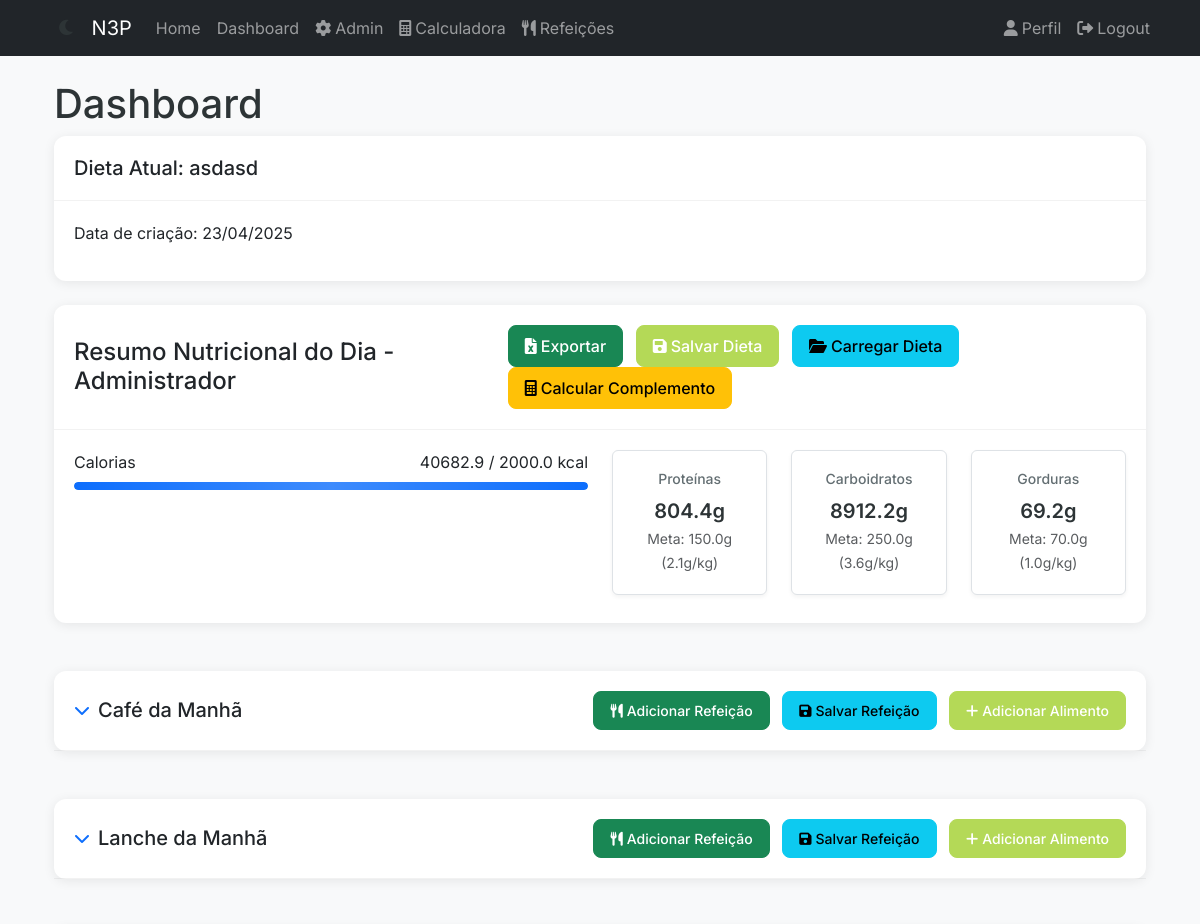
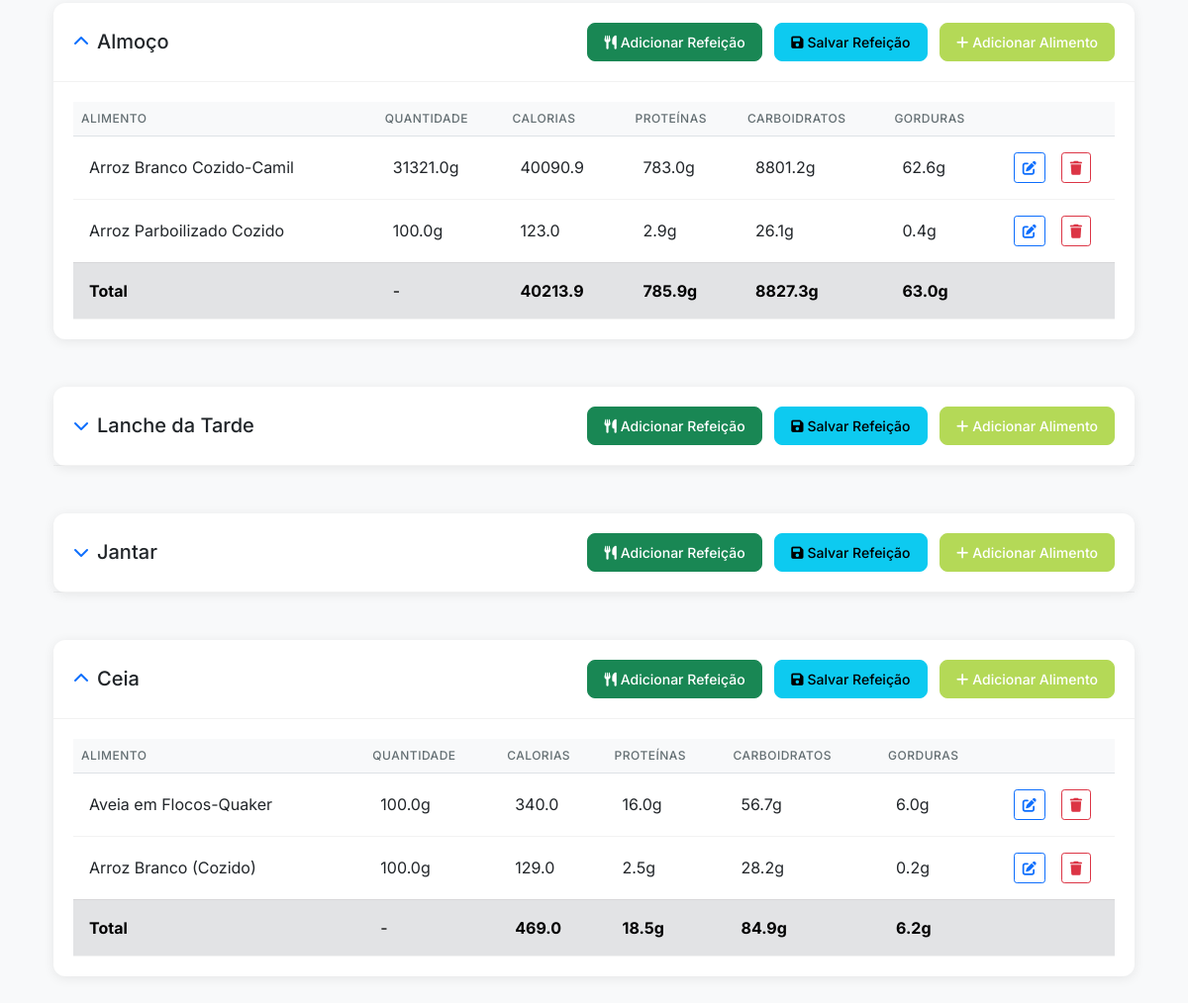
The app's page /dashboard (signed in) with its own data (2 pictures, top to bottom).
### app/models/diet.py (models this page shows, shortened)
class Diet(db.Model):
    __tablename__ = "diets"
    id = db.Column(db.Integer, primary_key=True)
    name = db.Column(db.String(100), nullable=False)
    user_id = db.Column(db.Integer, db.ForeignKey("users.id"), nullable=False)
    created_at = db.Column(db.DateTime, nullable=False, default=datetime.utcnow)
    updated_at = db.Column(db.DateTime, nullable=False, default=datetime.utcnow, onupdate=datetime.utcnow)
    meals_data = db.Column(db.JSON, nullable=True)

### app/models/user.py (models this page shows, shortened)
class User(UserMixin, db.Model):
    __tablename__ = "users"
    id = db.Column(db.Integer, primary_key=True)
    username = db.Column(db.String(80), unique=True, nullable=False)
    email = db.Column(db.String(120), unique=True, nullable=False)
    password_hash = db.Column(db.String(128))
    created_at = db.Column(db.DateTime, default=datetime.utcnow)
    updated_at = db.Column(db.DateTime, default=datetime.utcnow, onupdate=datetime.utcnow)
    nome = db.Column(db.String(100), nullable=False)
    idade = db.Column(db.Integer, nullable=False)
    altura = db.Column(db.Float, nullable=False)  # altura em metros
    peso = db.Column(db.Float, nullable=False)  # peso em kg
    sexo = db.Column(
        db.String(1), nullable=False
    )  # 'M' para masculino, 'F' para feminino
    fator_atividade = db.Column(db.String(20), nullable=False)
    objetivo = db.Column(db.String(50), nullable=False)
    admin = db.Column(db.Boolean, nullable=False, default=False)
    calories_goal = db.Column(db.Float, nullable=True)
    proteins_goal = db.Column(db.Float, nullable=True)
    carbs_goal = db.Column(db.Float, nullable=True)
    fats_goal = db.Column(db.Float, nullable=True)
    diets = db.relationship("Diet", lazy=True)

### app/blueprints/main/routes.py (the view, shortened to what this page needs)
@bp.route("/dashboard")
@login_required
def dashboard():
    most_recent_diet = (
        Diet.query.filter_by(user_id=current_user.id)
        .order_by(Diet.created_at.desc())
        .first()
    )
    saved_diets = (
        Diet.query.filter_by(user_id=current_user.id)
        .order_by(Diet.created_at.desc())
        .all()
    )
    daily_totals = {"calories": 0, "proteins": 0, "carbs": 0, "fats": 0}
    user_goals = {
        "calories": current_user.calories_goal or 0,
        "proteins": current_user.proteins_goal or 0,
        "carbs": current_user.carbs_goal or 0,
        "fats": current_user.fats_goal or 0,
    }
    meals = []
    meal_totals = {}
    for y in MEAL_TYPES.keys():
        meal_totals[y] = {}
        for x in MACRO_TYPES.keys():
            meal_totals[y][x] = 0
    if most_recent_diet and most_recent_diet.meals_data:
        meals = most_recent_diet.meals_data
        for meal_type, foods in meals.items():
            for food in foods:
                daily_totals["calories"] += float(food.get("calories", 0))
                daily_totals["proteins"] += float(food.get("proteins", 0))
                daily_totals["carbs"] += float(food.get("carbs", 0))
                daily_totals["fats"] += float(food.get("fats", 0))
                if meal_type in meal_totals:
                    meal_totals[meal_type]["calories"] += float(food.get("calories", 0))
                    meal_totals[meal_type]["proteins"] += float(food.get("proteins", 0))
                    meal_totals[meal_type]["carbs"] += float(food.get("carbs", 0))
                    meal_totals[meal_type]["fats"] += float(food.get("fats", 0))
    return render_template(
        "main/dashboard.html",
        title="Dashboard",
        diet=most_recent_diet,
        meal_types=MEAL_TYPES,
        daily_totals=daily_totals,
        user_goals=user_goals,
        meals=meals,
        meal_totals=meal_totals,
        saved_diets=saved_diets,
    )

### app/__init__.py (called while the page is built)
def create_app(config_class=Config):
    app = Flask(__name__)
    app.config.from_object(config_class)
    db.init_app(app)
    migrate.init_app(app, db)
    login.init_app(app)
    register_blueprints(app)
    from app.models import User
    @login.user_loader
    def load_user(id):
        return User.query.get(int(id))
    return app

### app/templates/main/dashboard.html (shortened to what this page needs)
{% extends "base.html" %} {% from "macros/forms.html" import render_food_row %}
{% block title %}Dashboard - N3P{% endblock %} {% block content %}
<div class="container mt-4">
  <h1>Dashboard</h1>
  {% if diet %}
  <div class="card mb-4">
    <div class="card-header">
      <h5 class="mb-0">Dieta Atual: {{ diet.name }}</h5>
    </div>
    <div class="card-body">
      <p>Data de criação: {{ diet.created_at.strftime('%d/%m/%Y') }}</p>
    </div>
  </div>
  {% else %}
  <div class="alert alert-info">
    Você ainda não tem nenhuma dieta cadastrada.
  </div>
  {% endif %}
  <div class="row mb-4">
    <div class="col-md-12">
      <div class="card">
        <div
          class="card-header d-flex justify-content-between align-items-center"
        >
          <h4 class="mb-0">
            Resumo Nutricional do Dia - {{ current_user.nome }}
          </h4>
          <div>
            <button
              class="btn btn-success me-2"
              onclick="exportToExcel()"
              title="Exportar para Excel"
            >
              <i class="fas fa-file-excel me-1"></i>Exportar
            </button>
            <button
              class="btn btn-primary me-2"
              data-bs-toggle="modal"
              data-bs-target="#saveDietModal"
            >
              <i class="fas fa-save me-1"></i>Salvar Dieta
            </button>
            <button
              class="btn btn-info me-2"
              data-bs-toggle="modal"
              data-bs-target="#loadDietModal"
            >
              <i class="fas fa-folder-open me-1"></i>Carregar Dieta
            </button>
            <button
              class="btn btn-warning me-2"
              data-bs-toggle="modal"
              data-bs-target="#calculatorModal"
              onclick="document.getElementById('calculatorFrame').contentWindow.importComplement()"
            >
              <i class="fas fa-calculator me-1"></i>Calcular Complemento
            </button>
          </div>
        </div>
        <div class="card-body">
          <div class="row">
            <div class="col-md-6">
              <div class="progress-wrapper mb-3">
                <div
                  class="d-flex justify-content-between align-items-center mb-1"
                >
                  <span>Calorias</span>
                  <span>
                  </span>
                </div>
                <div class="progress">
                  <div
                    class="progress-bar bg-primary"
                    role="progressbar"
                    style="width: {% if user_goals.calories > 0 %}{{ [100, (daily_totals.calories / user_goals.calories * 100)|round]|min }}{% else %}0{% endif %}%"
                  ></div>
                </div>
              </div>
            </div>
            <div class="col-md-6">
              <div class="row">
                <div class="col-md-4">
                  <div class="nutrient-box text-center p-2 rounded mb-2">
                    <h6>Proteínas</h6>
                    <p class="mb-0">
                    </p>
                    <small class="text-muted"
                      >Meta:
                      <span id="user-goals-proteins"
                        >{{ "%.1f"|format(user_goals.proteins) }}</span
                      >g (<span
                        >{{ "%.1f"|format(user_goals.proteins/current_user.peso)
                        }}</span
                      >g/kg)
                    </small>
                  </div>
                </div>
                <div class="col-md-4">
                  <div class="nutrient-box text-center p-2 rounded mb-2">
                    <h6>Carboidratos</h6>
                    <p class="mb-0">
                    </p>
                    <small class="text-muted"
                      >Meta:
                      <span id="user-goals-carbs"
                        >{{ "%.1f"|format(user_goals.carbs) }}</span
                      >g (<span
                        >{{ "%.1f"|format(user_goals.carbs/current_user.peso)
                        }}</span
                      >g/kg)
                    </small>
                  </div>
                </div>
                <div class="col-md-4">
                  <div class="nutrient-box text-center p-2 rounded mb-2">
                    <h6>Gorduras</h6>
                    <p class="mb-0">
                    </p>
                    <small class="text-muted"
                      >Meta:
                      <span id="user-goals-fats"
                        >{{ "%.1f"|format(user_goals.fats) }}</span
                      >g (<span
                        >{{ "%.1f"|format(user_goals.fats/current_user.peso)
                        }}</span
                      >g/kg)
                    </small>
                  </div>
                </div>
              </div>
            </div>
          </div>
        </div>
      </div>
    </div>
  </div>
  {% for meal_type, meal_name in meal_types.items() %}
  <div class="row mb-4">
    <div class="col-md-12">
      <div class="card">
        <div
          class="card-header d-flex justify-content-between align-items-center"
        >
          <div class="d-flex align-items-center">
            <button
              class="btn btn-link p-0 me-2 expand-btn"
              onclick="toggleMealSection('{{ meal_type }}')"
            >
              <i class="fas fa-chevron-down"></i>
            </button>
            <h5 class="mb-0">{{ meal_name }}</h5>
          </div>
          <div>
            <button
              class="btn btn-success btn-sm me-2"
              data-bs-toggle="modal"
              data-bs-target="#mealTemplateModal-{{ meal_type }}"
            >
              <i class="fas fa-utensils me-1"></i>Adicionar Refeição
            </button>
            <button
              class="btn btn-info btn-sm me-2"
              data-bs-toggle="modal"
              data-bs-target="#saveMealModal-{{ meal_type }}"
            >
              <i class="fas fa-save me-1"></i>Salvar Refeição
            </button>
            <button
              class="btn btn-primary btn-sm"
              onclick="Food.createFoodRow(null, '{{ meal_type }}')"
            >
              <i class="fas fa-plus me-1"></i>Adicionar Alimento
            </button>
          </div>
        </div>
        <div
          class="card-body meal-content"
          id="{{ meal_type }}-content"
          style="display: none"
        >
          <div class="table-responsive">
            <table class="table table-hover">
              <thead>
                <tr>
                  <th>Alimento</th>
                  <th>Quantidade</th>
                  <th>Calorias</th>
                  <th>Proteínas</th>
                  <th>Carboidratos</th>
                  <th>Gorduras</th>
                  <th style="width: 80px"></th>
                </tr>
              </thead>
              <tbody id="{{ meal_type }}-foods">
                {% for food in meals[meal_type] %} {{ render_food_row(food) }}
                {% endfor %}
              </tbody>
              <tfoot>
                <tr class="table-secondary">
                  <td><strong>Total</strong></td>
                  <td>-</td>
                  <td>
                    <strong
                      >{{ "%.1f"|format(meal_totals[meal_type].calories)
                      }}</strong
                    >
                  </td>
                  <td>
                    <strong
                      >{{ "%.1f"|format(meal_totals[meal_type].proteins)
                      }}g</strong
                    >
                  </td>
                  <td>
                    <strong
                      >{{ "%.1f"|format(meal_totals[meal_type].carbs)
                      }}g</strong
                    >
                  </td>
                  <td>
                    <strong
                      >{{ "%.1f"|format(meal_totals[meal_type].fats) }}g</strong
                    >
                  </td>
                  <td></td>
                </tr>
              </tfoot>
            </table>
          </div>
        </div>
      </div>
    </div>
  </div>
  {% endfor %}
</div>
{% endblock %} {% block extra_css %}
<link
  rel="stylesheet"
  href="{{ url_for('static', filename='css/dashboard.css') }}"
/>
 {% endblock %}

### app/static/css/theme.css (style rules this page uses)
:root { --primary-color: #b4d957; --primary-light: #d4e9a5; --primary-dark: #9fc748; --secondary-color: #ff7f6b; --secondary-dark: #ff6b54; --bg-color: #ffffff; --bg-secondary: #f8f9fa; --text-color: #212529; --text-muted: #6c757d; --border-color: #dee2e6; --shadow-sm: 0 2px 4px rgba(0, 0, 0, 0.05); --shadow-md: 0 4px 6px rgba(0, 0, 0, 0.1); --shadow-lg: 0 6px 20px rgba(0, 0, 0, 0.1); --card-bg: #ffffff; --input-bg: #ffffff; --border-radius: 0.5rem; --transition: all 0.3s ease; --scale: scale(1.02); --scale-btn: scale(1.05); }
body { background-color: var(--bg-color); color: var(--text-color); font-family: "Inter", -apple-system, BlinkMacSystemFont, sans-serif; line-height: 1.5; margin: 0; padding: 0; transition: background-color 0.3s ease, color 0.3s ease; }
.card { background: var(--card-bg); border-radius: var(--border-radius); border: none; box-shadow: var(--shadow-sm); transition: var(--transition); margin-bottom: 1.5rem; }
.card-header { background: transparent; border-bottom: 1px solid var(--border-color); padding: 1.25rem; }
.card-body { padding: 1.25rem; }
.btn { border-radius: var(--border-radius); font-weight: 500; padding: 0.5rem 1rem; transition: var(--transition); position: relative; overflow: hidden; }
.btn-primary { background-color: var(--primary-color); border-color: var(--primary-color); }
.table { margin-bottom: 0; }
.table th { border-top: none; color: var(--text-muted); font-weight: 500; text-transform: uppercase; font-size: 0.75rem; letter-spacing: 0.5px; }
.table td { vertical-align: middle; padding: 1rem; border-color: var(--border-color); }
.progress { background-color: rgba(180, 217, 87, 0.1); border-radius: 100px; height: 0.5rem; margin: 0.5rem 0; overflow: hidden; }
.progress-bar { background-color: var(--primary-color); border-radius: 100px; transition: width 1s ease; }

### app/static/css/auth.css (style rules this page uses)
.progress { background-color: rgba(0, 0, 0, 0.1); border-radius: 1rem; overflow: hidden; height: 8px; }
.progress-bar { transition: width 1s ease-out; }

### records on screen
Diet: name "asdasd", created_at "23/04/2025"
User: nome "Administrador", proteins "150.0", user_goals.proteins/current_user.peso "2.1", carbs "250.0", user_goals.carbs/current_user.peso "3.6", fats "70.0", user_goals.fats/current_user.peso "1.0"

### other values on screen
{{ meal_name }} "Café da Manhã" "Lanche da Manhã" "Almoço" "Lanche da Tarde" "Jantar" "Ceia"
{{ food.food_code }} "Arroz Branco Cozido-Camil" "Arroz Parboilizado Cozido" "Aveia em Flocos-Quaker" "Arroz Branco (Cozido)"
{{ "%.1f"|format(food.quantity|float) }} "31321.0" "100.0" "100.0" "100.0"
{{ "%.1f"|format(food.calories|float) }} "40090.9" "123.0" "340.0" "129.0"
{{ "%.1f"|format(food.proteins|float) }} "783.0" "2.9" "16.0" "2.5"
{{ "%.1f"|format(food.carbs|float) }} "8801.2" "26.1" "56.7" "28.2"
{{ "%.1f"|format(food.fats|float) }} "62.6" "0.4" "6.0" "0.2"
{{ "%.1f"|format(meal_totals[meal_type].calories) }} "40213.9" "469.0"
